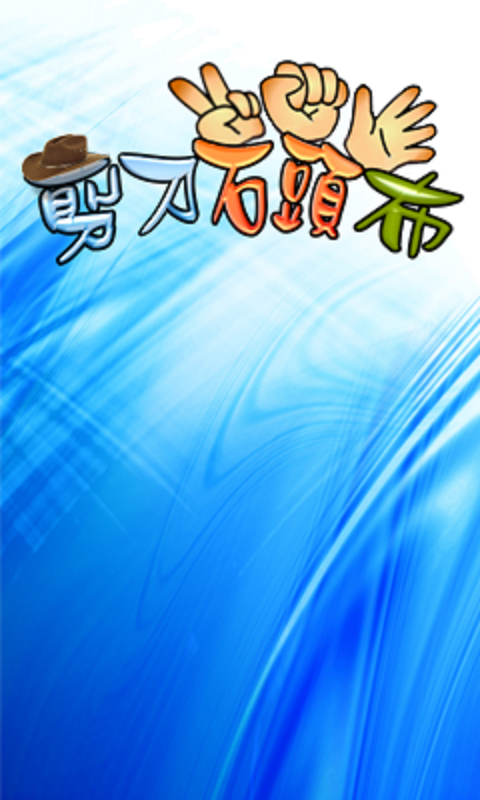

The image is a tile-based game level rendered from a .tmx file. Its description and source (layers, tilesets, objects; grid data summarised) follow:
An orthogonal 12x20 tile map with 40x40 px tiles, 1 tile layer (块层 1).

<map version="1.0" orientation="orthogonal" width="12" height="20" tilewidth="40" tileheight="40">
 <tileset firstgid="1" name="img_mora_bg" tilewidth="40" tileheight="40">
  <image source="img_mora_bg.png" width="480" height="800" />
 </tileset>
 <layer name="块层 1" width="12" height="20">
  <data>[240 cells, 240 non-empty, 240 distinct tile ids]</data>
 </layer>
</map>